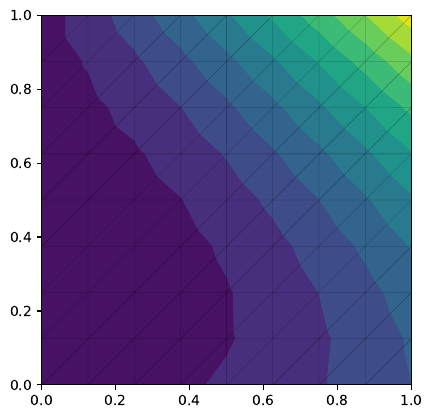

Recreate this plot in Python.
from __future__ import print_function

#The important first line
from fenics import *

#Generating meshes and Defining the finite element function space
nx = ny = 8
mesh = UnitSquareMesh(nx, ny)
V = FunctionSpace(mesh, 'P', 1)


#Defining the boundary conditions
T = 2.0
num_steps = 10
dt = T/num_steps
alpha = 3
beta = 1.2 

u_D = Expression('1 + x[0]*x[0] + alpha*x[1]*x[1]*x[0] + beta*t',
	degree=2, alpha=alpha, beta=beta,t=0)

def boundary(x, on_boundary):
	return on_boundary

bc = DirichletBC(V, u_D, boundary)
u_n = interpolate(u_D, V)


#Defining the trial and test functions
u = TrialFunction(V)
v = TestFunction(V)


#Defining the source term
f = Constant(beta - 2 - 2*alpha)


#Defining the variational problem
F = u*v*dx + dt*dot(grad(u), grad(v))*dx  - (u_n + dt*f)*v*dx
a, L = lhs(F), rhs(F)


#Forming and solving the linear system
u = Function(V)
t = 0
for n in range(num_steps):
	t += dt
	u_D.t = t
	solve(a == L, u, bc)
	plot(u)
	u_e = interpolate(u_D, V)
	u_n.assign(u)


# #--------------------------Ploting PVD------------------------
# #Plotting the solution using the plot command
# plot(u)
# plot(mesh)
#
# #Save solution to file in VTK format
# vtkfile = File('The heat equation/The heat equation.pvd')
# vtkfile << u



#--------------------------Ploting pylab------------------------
# get array componets and triangulation :
v = u.compute_vertex_values(mesh)
x = mesh.coordinates()[:,0]
y = mesh.coordinates()[:,1]
t = mesh.cells()

from pylab import *
from mpl_toolkits.axes_grid1 import make_axes_locatable

ax = plt.axes()

cm = get_cmap('viridis')
c = ax.tricontourf(x, y, t, v, 10, cmap = cm)
p = ax.triplot(x, y, t, '-', color='k', lw=0.2, alpha=0.4)

# Output in the file
for ext in ["png", "pdf"]:
    print("The_heat_equation.%s" % (ext,))
    plt.savefig("The_heat_equation.%s" % (ext,), bbox_inches="tight")
